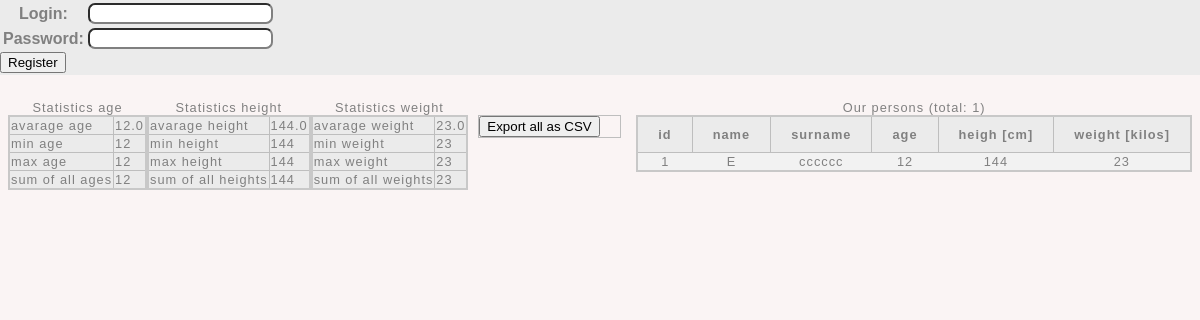
The page /app/form/ on the database as committed earlier.
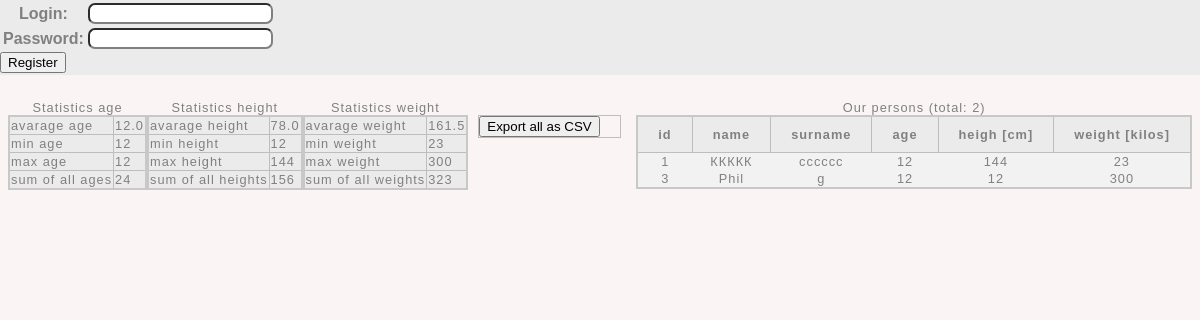
The same page on the database as committed later.
### app/models.py (models this page shows)
class Person(models.Model):
	name = models.CharField(max_length=20)
	surname = models.CharField(max_length=20)
	age = models.IntegerField()
	height = models.IntegerField()
	weight = models.IntegerField()

### app/views.py (the view)
# urls.py: path("form/", views.index),
def index(request):
	result_dict = make_statistics()
	return render(request, 'persons.html', result_dict)

### app/forms.py
class UserForm(forms.Form):
	name = forms.CharField(max_length=20, help_text='Write name')
	surname = forms.CharField(max_length=20, help_text='Write surname')
	age = forms.IntegerField(min_value=0, max_value=120, help_text='Write age')
	height = forms.IntegerField(min_value=0, max_value=500, help_text='centimeters')
	weight = forms.IntegerField(min_value=0, max_value=500, help_text='kilos')

class AdminForm(forms.Form):
	login = forms.CharField(max_length=20)
	password = forms.CharField(max_length=30)

### app/views.py (called while the page is built)
def make_result_dict(people, statistics):
	global flag
	global register_error
	global csv_error
	global find_person_flag
	result_dict = {'userform': UserForm(),
				'adminform': AdminForm(),
				'uploadform': UploadForm(),
				'people': people,
				'find_person_flag': False,
				'find_persons': find_persons,
				'findform': FindForm(),
				'statistics': statistics,
				'flag': flag,
				'login': login,
				'register_error': False,
				'csv_error': False
				}
	if register_error:
		register_error = False
		result_dict['register_error'] = True
	if csv_error:
		csv_error = False
		result_dict['csv_error'] = True
	if find_person_flag:
		find_person_flag = False
		result_dict['find_person_flag'] = True
	return result_dict

### app/app/templates/persons.html (shortened to what this page needs)
<!DOCTYPE html>
{% load static %}
<html>
<head>
	<link rel="stylesheet" href='{% static "css/persons.css" %}'>
</head>
<body>
	{% if not flag %}
		<div class="register">
			<form method="POST" action="register/">
				<table class="form">
					{{ adminform }}
				</table>
				<input type="submit" value="Register">
			</form>
		</div>
	{% endif %}
	{% if people %}
		<table id="statistics" class="table">
			<caption>Statistics age</caption>
			<tr>
				<td>avarage age</td>
				<td>{{ statistics.avg_age }}</td>
			</tr>
			<tr>
				<td>min age</td>
				<td>{{ statistics.min_age }}</td>
			</tr>
			<tr>
				<td>max age</td>
				<td>{{ statistics.max_age }}</td>
			</tr>
			<tr>
				<td>sum of all ages</td>
				<td>{{ statistics.sum_age }}</td>
			</tr>
		</table>
		<table id="statistics" class="table">
			<caption>Statistics height</caption>
			<tr>
				<td>avarage height</td>
				<td>{{ statistics.avg_height }}</td>
			</tr>
			<tr>
				<td>min height</td>
				<td>{{ statistics.min_height }}</td>
			</tr>
			<tr>
				<td>max height</td>
				<td>{{ statistics.max_height }}</td>
			</tr>
			<tr>
				<td>sum of all heights</td>
				<td>{{ statistics.sum_height }}</td>
			</tr>
		</table>
		<table id="statistics" class="table">
			<caption>Statistics weight</caption>
			<tr>
				<td>avarage weight</td>
				<td>{{ statistics.avg_weight }}</td>
			</tr>
			<tr>
				<td>min weight</td>
				<td>{{ statistics.min_weight }}</td>
			</tr>
			<tr>
				<td>max weight</td>
				<td>{{ statistics.max_weight }}</td>
			</tr>
			<tr>
				<td>sum of all weights</td>
				<td>{{ statistics.sum_weight }}</td>
			</tr>
		</table>
	{% endif %}
	<div class="buttons">
		<a href="export_all/">
			<button>Export all as CSV</button>
		</a>
	</div>
	<div class="persons-table">
		<table class="table">
			<caption>Our persons (total: {{ statistics.len_people }})</caption>
			<thead>
				<tr>
					<th>id</th>
					<th>name</th>
					<th>surname</th>
					<th>age</th>
					<th>heigh [cm]</th>
					<th>weight [kilos]</th>
				</tr>
			</thead>
			<tbody>
				{% if people %}
					{% for person in people %}
						<tr>
							<td>{{ person.id }}</td>
							<td>{{ person.name }}</td>
							<td>{{ person.surname }}</td>
							<td>{{ person.age }}</td>
							<td>{{ person.height }}</td>
							<td>{{ person.weight }}</td>
						</tr>
					{% endfor %}
				{% endif %}
			</tbody>
		</table>
	</div>
</body>
</html>

### app/app/static/css/persons.css (style rules this page uses)
body { font-family: sans-serif; color: gray; background-color: rgb(250, 244, 244); }
a { text-decoration: none; }
.form input { border-radius: 7px; border-color: gray; }
.table { background-color: rgb(242, 242, 242); border-collapse: collapse; border: 2px solid rgb(200,200,200); letter-spacing: 1px; font-size: 0.8rem; text-align: center; }
.table th { border: 1px solid rgb(190,190,190); padding: 10px 20px; background-color: rgb(235,235,235); }
.register { position: fixed; right: 0%; top: 0%; left: 0%; bottom: 99%; padding-bottom: 75px; background: rgb(235,235,235); }
.persons-table { float: right; display: flex; margin-bottom: 100px; }
.buttons { display: inline-block; margin-top: 15px; margin-bottom: 100px; margin-left: 10px; margin-right: -20px; border: 1px solid rgb(190,190,190); }
.buttons a { margin-right: 20px; }
#statistics { float: left; padding-top: 12px; text-align: left; }
#statistics td { border: 1px solid rgb(190,190,190); background-color: rgb(235,235,235); }

Rows that differ between the two databases and show on the page:
changed Person "cccccc": name "E" → "ККККК"
added Person: id "3", name "Phil", surname "g", age "12", height "12", weight "300"
Other text that changed with them:
{{ statistics.sum_age }}: "12" → "24"
{{ statistics.avg_height }}: "144.0" → "78.0"
{{ statistics.min_height }}: "144" → "12"
{{ statistics.sum_height }}: "144" → "156"
{{ statistics.avg_weight }}: "23.0" → "161.5"
{{ statistics.max_weight }}: "23" → "300"
{{ statistics.sum_weight }}: "23" → "323"
{{ statistics.len_people }}: "1" → "2"
